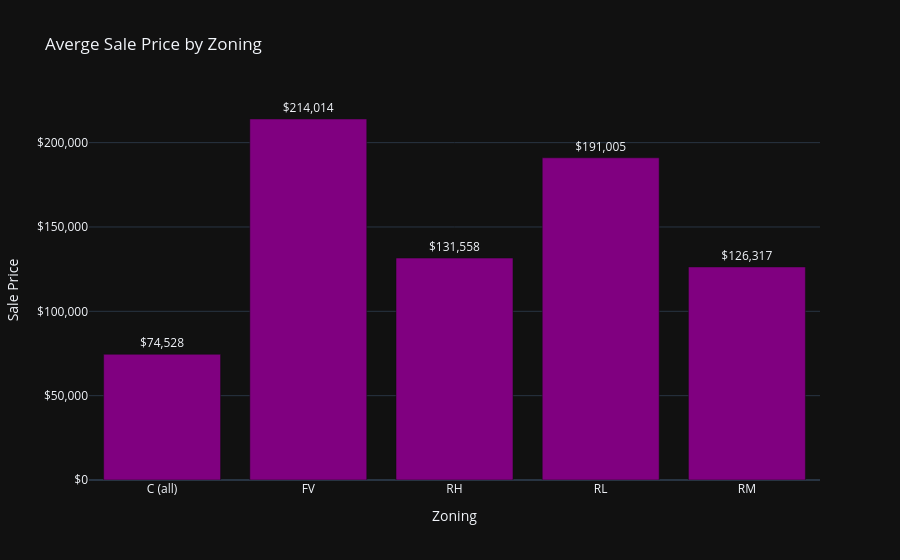

Write notebook code for a chart like this one.
### Markdown cell above
对DataFrame中'BldgType'列的值进行计数，并将计数结果存储在'dwelling_types'变量中。它会统计每种建筑类型出现的次数。

对'DataFrame'根据建筑类型('BldgType')进行分组，然后计算每个建筑类型对应的'SalePrice'列的均值，并将结果存储在'dwelling_prices'变量中。它会得到每个建筑类型的平均销售价格。

对'dwelling_prices'中的每个价格值进行格式化，添加货币符号和两位小数，并将格式化后的字符串存储在'formatted_dwelling_prices'列表中。例如，如果一个价格值为100000，它将被格式化为"$100,000.00"。

创建了一个柱状图对象(fig1)，使用Plotly库的Bar函数。它将建筑类型作为X轴的标签，建筑类型数量作为Y轴的值。通过设置颜色、文字位置、宽度和边框等参数，美化了柱状图的显示效果。

设置柱状图(fig1)的布局和样式。它设置了图表的标题、X轴和Y轴的标题，以及图表的背景颜色和字体颜色等。

创建了另一个柱状图对象(fig2)，用于展示不同建筑类型的平均销售价格。它的设置与之前的柱状图类似，只是X轴的标签换成了建筑类型的平均销售价格。

这行代码用于设置柱状图(fig2)的布局和样式，具体设置与之前的柱状图类似。

第一个图表显示了不同建筑类型的数量分布，可以帮助我们了解不同类型房屋的数量占比情况。通过直观地比较柱状图的高度，我们可以得知哪种类型的房屋数量最多，哪些类型的房屋数量较少。

第二个图表展示了不同建筑类型的平均销售价格，有助于我们比较各种建筑类型的房屋价格水平。通过柱状图的高度，我们可以直观地了解每种建筑类型的平均销售价格，从而判断哪种类型的房屋价格较高或较低。

### Code cell
#2.Zoning impact on sale price
zoning_prices = df.groupby('MSZoning')['SalePrice'].mean()
fig3 = px.bar(x=zoning_prices.index, y=zoning_prices.values,
             title='Averge Sale Price by Zoning',
             color_discrete_sequence=['purple', 'green'],text=zoning_prices.values,
             template='plotly_dark')
fig3.update_traces(texttemplate='$%{text:,.0f}',textposition='outside')
fig3.update_yaxes(title='Sale Price', tickprefix='$', tickformat=',')
fig3.update_xaxes(title='Zoning')
fig3.update_layout(uniformtext_minsize=8, uniformtext_mode='hide')

fig3.show()

### Figure 1 — Plotly figure (JSON) as saved in the notebook; plotly's stock layout.template omitted (floating-point values rounded to 4 significant figures)
{"data": [{"hovertemplate": "x=%{x}<br>y=%{y}<br>text=%{text}<extra></extra>", "legendgroup": "", "marker": {"color": "purple", "pattern": {"shape": ""}}, "name": "", "orientation": "v", "showlegend": false, "text": [74530.0, 214000.0, 131600.0, 191000.0, 126300.0], "textposition": "outside", "texttemplate": "$%{text:,.0f}", "type": "bar", "x": ["C (all)", "FV", "RH", "RL", "RM"], "xaxis": "x", "y": [74530.0, 214000.0, 131600.0, 191000.0, 126300.0], "yaxis": "y"}], "layout": {"barmode": "relative", "legend": {"tracegroupgap": 0}, "title": {"text": "Averge Sale Price by Zoning"}, "uniformtext": {"minsize": 8, "mode": "hide"}, "xaxis": {"anchor": "y", "domain": [0, 1], "title": {"text": "Zoning"}}, "yaxis": {"anchor": "x", "domain": [0, 1], "tickformat": ",", "tickprefix": "$", "title": {"text": "Sale Price"}}}}
